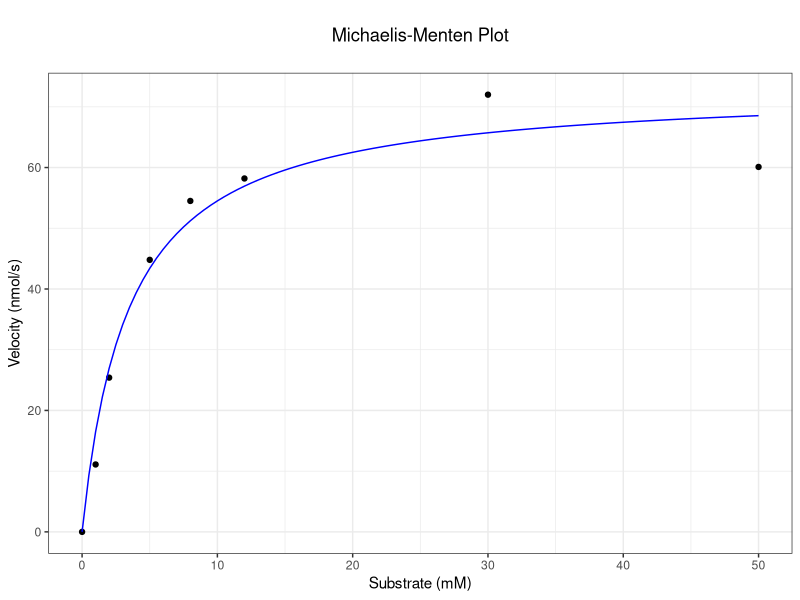
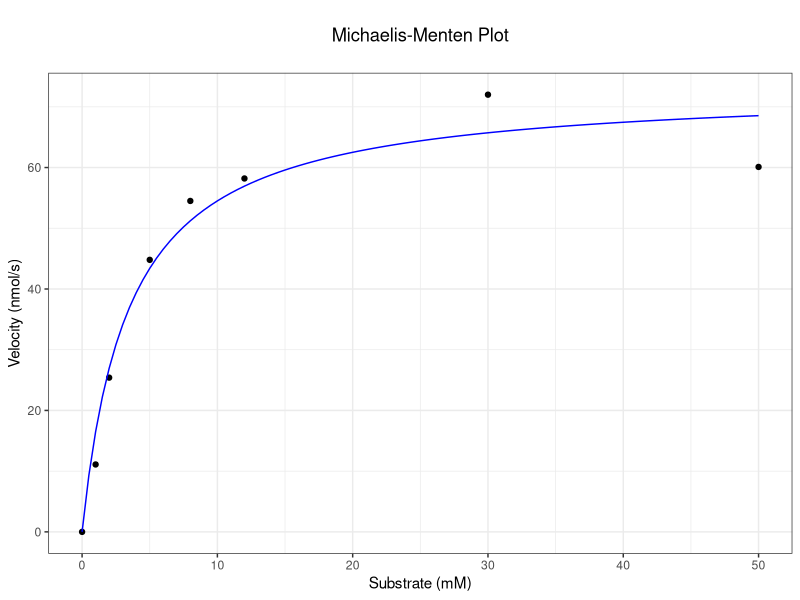

The R source for these figures, in order:
#Dummy data- the user should replace this with actual values
#The values of Vmax and Km can be taken from another function able to calculate them
S <- c(0,1,2,5,8,12,30,50)
V <- c(0,11.1,25.4,44.8,54.5,58.2,72.0,60.1)
Vmax <- 73.26
Km <- 3.44 

#we can define labels for the axes prior to plotting so we don't have to type them up over and over
Xlab <- "Substrate (mM)"  
Ylab <- "Velocity (nmol/s)"

#We make a data frame combining S and V called "endata"

endata <-data.frame(S,V)

#We also need to create a function for the Michaelis-Menten curve we want to fit onto our graph
fun_MM <- function(x)y=Vmax*x/(x+Km)

#Now we unify this into a function resulting in the plotting of our graph through ggplot

mich.ment <-function (S,V) {
  library(ggplot2) 
  endata <-data.frame(S,V)
  enplot<-ggplot(endata, aes (x = S, y = V))+ geom_point(color="black") + 
    xlab(Xlab) +
    ylab(Ylab) +
    theme_bw() +
    labs(title ="\nMichaelis-Menten Plot\n")+
    theme(plot.title = element_text(hjust=0.5))+
    stat_function(fun=fun_MM,color="blue")+ xlim(0, max(S))
  
  return(enplot)}

#the resulting graph:
mich.ment(S,V)


#I also managed to make a function that makes the Michaelis Menten curve an optional addition 

mich.ment2 <-function(S,V,MMcurve=TRUE) {
  
  if(MMcurve==TRUE){
    library(ggplot2) 
    endata <-data.frame(S,V)
    enplot<-ggplot(endata, aes (x = S, y = V))+ geom_point(color="black") + 
      xlab(Xlab) +
      ylab(Ylab) +
      theme_bw() +
      labs(title ="\nMichaelis-Menten Plot\n")+
      theme(plot.title = element_text(hjust=0.5))+
      stat_function(fun=fun_MM,color="blue")+ xlim(0, max(S))
    
      return(enplot)}
  
  else {
    library(ggplot2) 
    endata <-data.frame(S,V)
    enplot<-ggplot(endata, aes (x = S, y = V))+ geom_point(color="black") + 
      xlab(Xlab) +
      ylab(Ylab) +
      theme_bw() +
      labs(title ="\nMichaelis-Menten Plot\n")+
      theme(plot.title = element_text(hjust=0.5))+
    
      return(enplot)}
  }

#the resulting graph:
 mich.ment2(S,V,MMcurve=TRUE)
 
#changing it to MMcurve=FALSE will remove the line, in case you only want to plot the data as points. 


